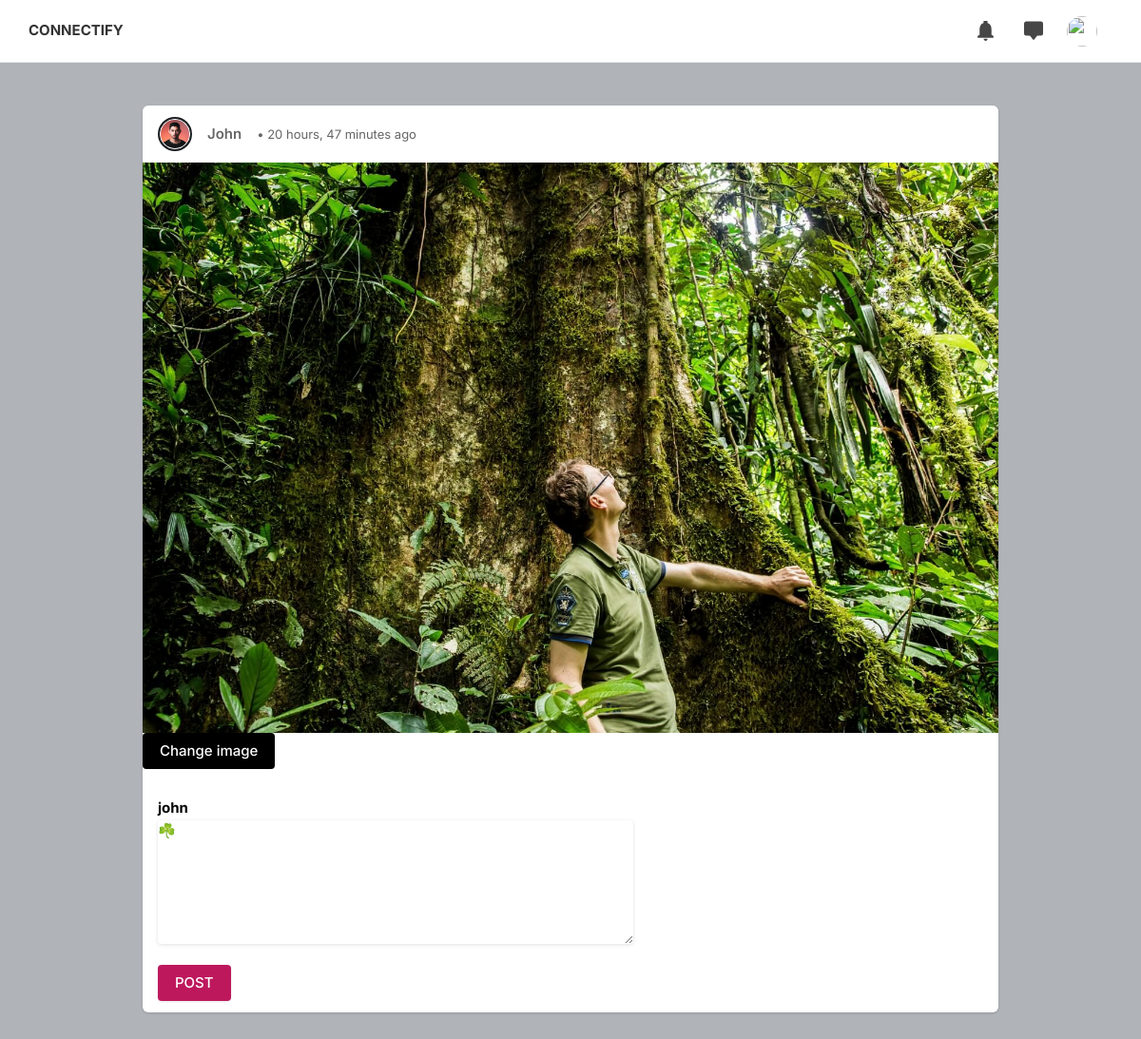
Page /edit_uploads/8846ba7d-6fad-41d9-9332-64e2fb644a6e/ (signed in) on the committed database.
### core/models.py (models this page shows, shortened)
class Post(models.Model):
    id = models.UUIDField(primary_key=True,default=uuid.uuid4,editable=False)
    user = models.CharField(max_length=100)
    profile_img=models.ForeignKey(Profile,on_delete=models.CASCADE)
    image = models.ImageField(upload_to='post_images')
    caption=models.TextField()
    created_at=models.DateTimeField(default=datetime.now)
    no_of_likes=models.IntegerField(default=0)
    posted_at=models.DateTimeField(auto_now_add=True)

class Profile(models.Model):
    GENDER_CHOICES = [
        ('male', 'Male'),
        ('female', 'Female'),
        ('other', 'Other'),
    ]
    user = models.ForeignKey(User,on_delete=models.CASCADE)
    id_user = models.IntegerField()
    bio= models.TextField(blank=True)
    profile_img= models.ImageField(upload_to='profile_imgages', default='blank-image.webp')
    header_img = models.ImageField(upload_to='header_images', default='timelineheader.jpg')
    location= models.CharField(max_length=100, blank=True)
    gender = models.CharField(max_length=6, choices=GENDER_CHOICES, default='other')

### core/views.py (the view)
# urls.py: path('edit_uploads/<str:pk>/',views.edit_uploads,name="edit_uploads"),
@login_required(login_url='signin')
def edit_uploads(request,pk):
    post = get_object_or_404(Post, pk=pk)
    post = get_object_or_404(Post, pk=pk)
    if request.method == 'POST':
        post.caption = request.POST['caption']
        if 'image_upload' in request.FILES:
            post.image = request.FILES['image_upload']
        post.save()
        return redirect('/')
    return render(request, 'edit_uploads.html', {'post': post})

### templates/edit_uploads.html (shortened to what this page needs)
{% include "header.html" %}
<form action="" method="post" enctype="multipart/form-data">
<div style="margin-bottom:200px;" class="container m-auto">
    <div  class="bg-white shadow rounded-md  -mx-2 lg:mx-0">
        <div class="flex justify-between items-center px-4 py-3">
            <div class="flex flex-1 items-center space-x-4">
                <a href="#">
                    <div class="bg-gradient-to-tr from-yellow-600 to-pink-600 p-0.5 rounded-full">
                        <img src="{{post.profile_img.profile_img.url}}" class="bg-gray-200 border border-white rounded-full w-8 h-8">
                    </div>
                </a>
                <span class="block capitalize font-semibold "> {{post.user}}</span>  <p style="font-size: 13px;">&#x2022; {{post.posted_at | timesince}} ago</p>
            </div>
        </div>
        <div uk-lightbox>
            <img id="image_preview" src="{{post.image.url}}" alt="">
            <label for="file-upload" class="custom-file-upload">
                Change image
            </label>
        </div>
        <div class="py-3 px-4 space-y-3">
            <div class="flex space-x-4 lg:font-bold">
            <div >
                <p style="padding-right: 10px;color:black;"><b>{{post.user}}</b></p>
                <textarea style="width: 500px;" class="button soft-warning small" name="caption" placeholder="What is happening..." id="">{{post.caption}}</textarea>
                <br>
                <button class=" button submit" type="submit">POST</button>
            </div>
        </div>
    </div>
</div>
</div>
</form>

### static/assets/css/style.css (style rules this page uses)
body { background-color: #B0B3B8!important; }
button { vertical-align: middle; }
span.button, button.button { background-color: #be185d; top: 0; color: #fff; position: relative; padding: 8px 18px; line-height: 22px; position: relative; font-weight: 500; font-size: 15px; display: inline-block; -webkit-transition: all 0.2s ease-in-out; transition: all 0.2s ease-in-out; cursor: pointer; overflow: hidden; border: none; border-radius: 4px; -webkit-box-shadow: 0 1px 3px rgba(0, 0, 0, 0.1); box-shadow: 0 1px 3px rgba(0, 0, 0, 0.1); }
textarea { height: 48px; line-height: 48px; padding: 0 20px; outline: none; font-size: 15px; color: #808080; margin: 0 0 16px 0; max-width: 100%; width: 100%; -webkit-box-sizing: border-box; box-sizing: border-box; display: block; background-color: #fff; font-weight: 500; opacity: 1; border-radius: 4px; border: none; -webkit-box-shadow: 0 1px 4px 0px rgba(0, 0, 0, 0.12); box-shadow: 0 1px 4px 0px rgba(0, 0, 0, 0.12); }
::placeholder { color: #808080; opacity: 1; }
textarea { height: auto; line-height: 27px; padding: 20px; min-height: 130px; -webkit-transition: none !important; transition: none !important; min-width: 100%; }
label, legend { display: block; font-weight: bold; font-size: 15px; font-weight: 500; margin-bottom: 8px; }
button { border: none; margin: 0; padding: 0; width: auto; overflow: visible; background: transparent; color: inherit; font: inherit; line-height: normal; cursor: pointer; }
a { color: #be185d; -webkit-transition: 0.3s; transition: 0.3s; outline: none !important; }
button { outline: none !important; }
img { max-width: 100%; }
body { color: #666; font-size: 15px; line-height: 27px; background-color: #f0f2f5; font-family: "Inter", sans-serif; text-transform: none; }
body p { font-size: 15px; line-height: 27px; }
textarea, select { font-family: "Inter", sans-serif; text-transform: none; }
button, body .pac-container { font-family: "Inter", sans-serif; text-transform: none; }
b, strong { font-weight: 700 !important; }
@media (min-width: 1024px) { .container { max-width: 900px !important; padding-top: 45px; } }

### templates/edit_uploads.html (style rules this page uses)
.custom-file-upload { background-color: #000000; position: relative; padding: 8px 18px; line-height: 22px; font-weight: 500; font-size: 15px; display: inline-block; -webkit-transition: all 0.2s ease-in-out; transition: all 0.2s ease-in-out; cursor: pointer; overflow: hidden; border: none; border-radius: 4px; color: #fff; }
.submit { background-color: #be185d; position: relative; padding: 8px 18px; line-height: 22px; font-weight: 500; font-size: 15px; display: inline-block; -webkit-transition: all 0.2s ease-in-out; transition: all 0.2s ease-in-out; cursor: pointer; overflow: hidden; border: none; border-radius: 4px; color: #fff; }

### rows in the picture
Post: profile_img.profile_img (picture), user "John", posted_at "20 hours, 47 minutes", image (picture), user "john", caption "☘️"
